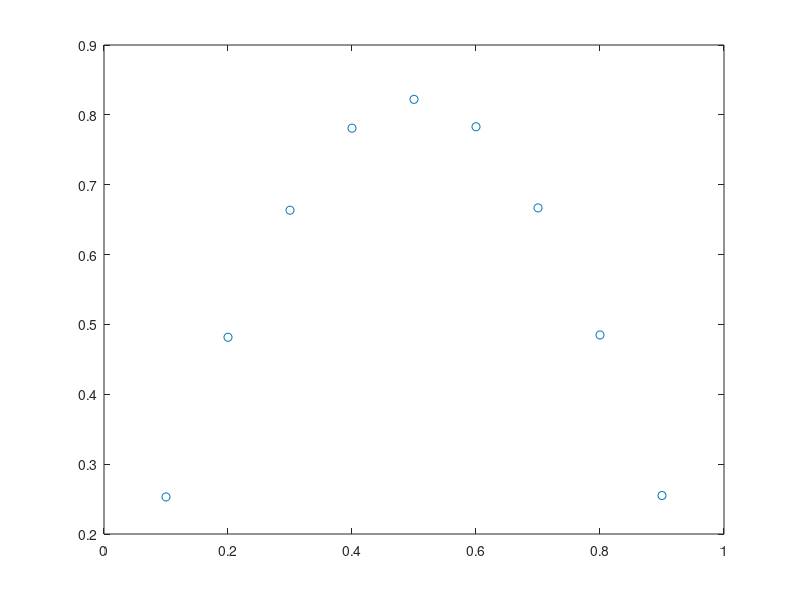

This figure's MATLAB source:
clear all
close all
clc
N=10;
h=1/N;
dt=0.001;
tfin= 0.2;
tini=0;
M=fix((tfin-tini)/dt);
tol=1e-8;
epsilon=0.1; %viscosity
k1=0;%%no of iterations
t=0;
count=0;

A=zeros(N-1,N-1);
C=zeros(N-1,N-1);
U0=zeros(N-1,1);
U1=zeros(N-1,1);
F=zeros(N-1,1);


for j=1:N-1
    x(j)=h*j;
        U0(j)=sin(pi*x(j));
    end
    

r=(epsilon*dt)/(2*h^2);
p = dt/4*h ;
U=ones(N-1,1);
err=5;
for k=1:M
      
    while err>tol
        F(1) = (-r + p*U0(1))*U(2) + (2*r+1 +p*U0(2))*U(1) - r*U0(2) - (1-2*r)*U0(1);
        for j = 2:N-2
            F(j) = (-r + p*U0(j))*U(j+1) + (2*r+1+ p*U0(j+1) - p*U0(j-1))*U(j) - (r + p*U0(j))*U(j-1) - r*U0(j+1) -(1-2*r)*U0(j) -r*U0(j-1);
        end
        F(N-1) = (2*r + 1 - p*U0(N-2))*U(N-1) -1*(r + p*U0(N-1))*U(N-2) - (1-2*r)*U0(N-1) -r*U0(N-2);
            C(1,1) = 1 + 2*r + p*(U0(2));
            for i = 2:N-2
                C(i,i) = 1 + 2*r + p*(U0(i+1) - U0(i-1));
            end 
            C(N-1,N-1) = 1 + 2*r + p*(U0(N-2));
            
            for j = 1:N-2
                C(j,j+1) = -r  + p*U0(j);
                C(j+1,j) = -r - p*U0(j+1);
            end 
            
        delta=C\(-F);
        U1=delta+U;
        U=U1;
        err=max(abs(delta));
        count = count +1
    end
    U0=U1;
    t=t+dt;
    k
    err = 5;
  % figure()
   %plot(x,U1,'o');
end
plot(x,U1,'o');
U1
    